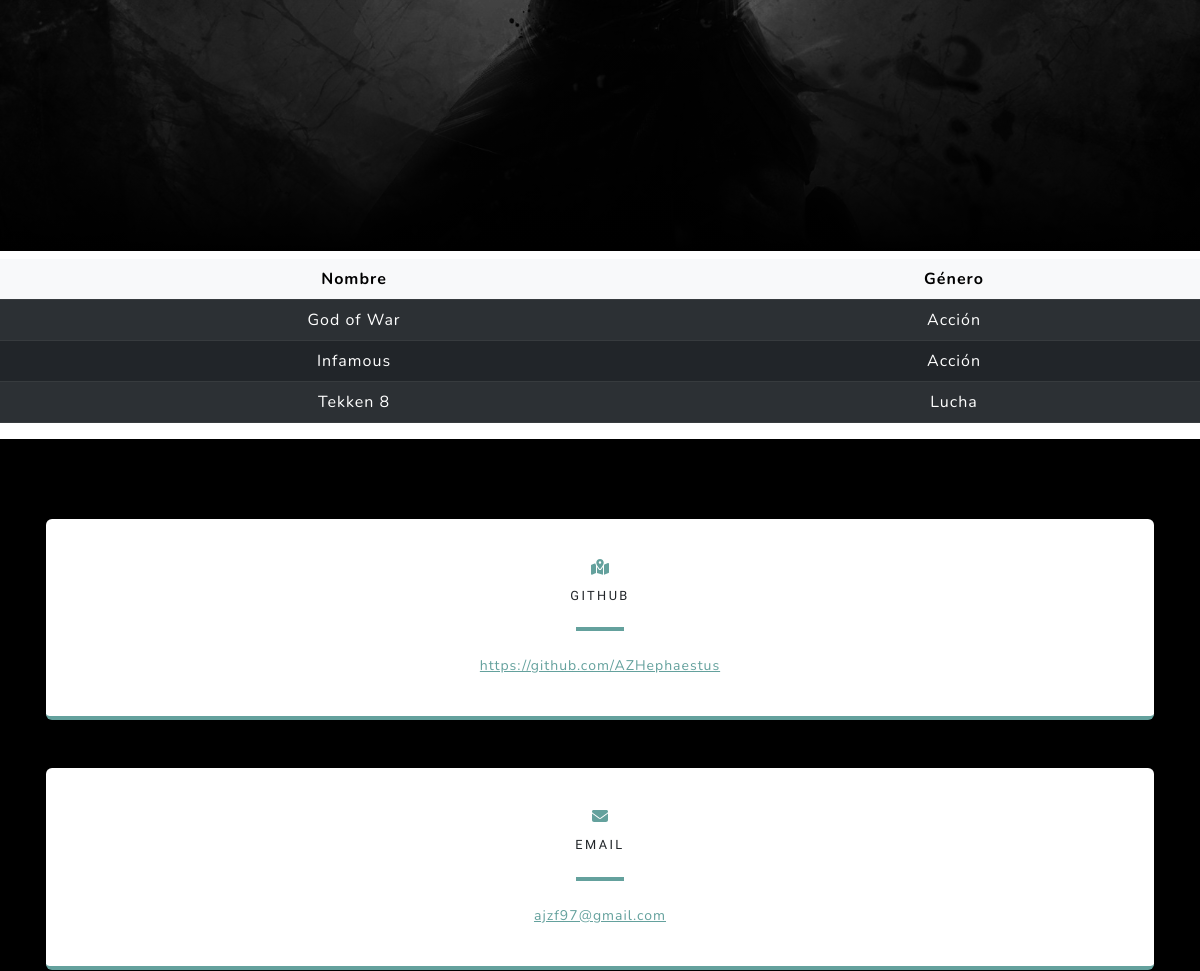
Page /gamebygenre/list (middle part) on the earlier database version.
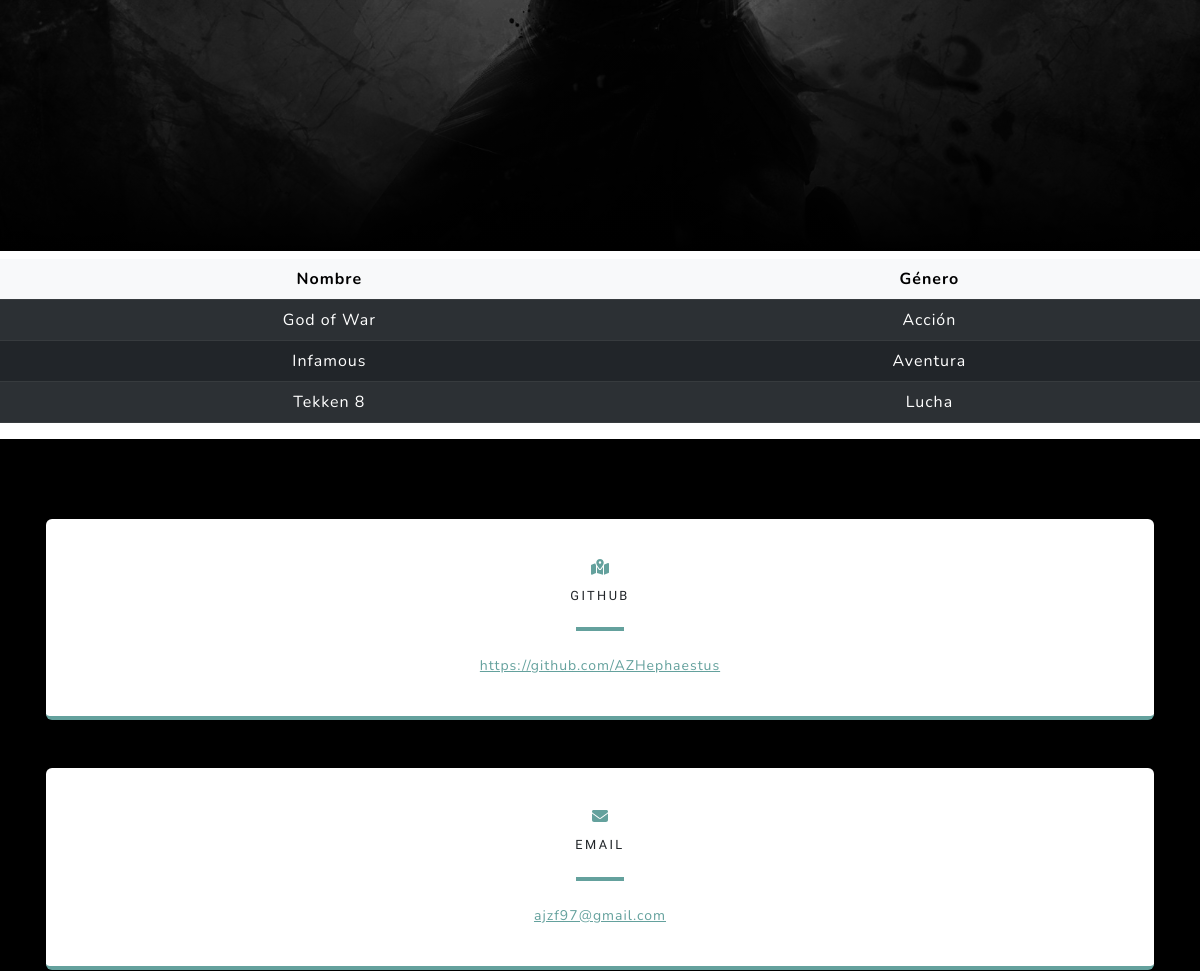
Same page on the later database version.
### GWP/models.py (models this page shows, shortened)
class gamebygenre(models.Model):
    game = models.ForeignKey(game, on_delete = models.CASCADE, verbose_name="Juego")
    genre = models.ForeignKey(gamegenre, on_delete = models.CASCADE, verbose_name="Género")

class game(models.Model):
    nombre = models.CharField(max_length = 100, verbose_name="Nombre")
    precio = models.FloatField(null=True, blank=True, verbose_name="Precio")
    descripcion = models.TextField(max_length = 9999, null=True, blank=True, verbose_name="Descripción")
    def __str__(self) -> str:
        return f"{self.nombre}"

class gamegenre(models.Model):
    genero = models.CharField(max_length = 100, null = True, blank = True, verbose_name="Género")
    def __str__(self) -> str:
        return self.genero

### GWP/views.py (the view)
# urls.py: path('gamebygenre/list', GameByGenreList.as_view(), name= "gamebygenre_list"),
class GameByGenreList(ListView):
    model = gamebygenre

### GWP/Templates/GWP/gamebygenre_list.html (shortened to what this page needs)
{% extends 'GWP/base.html' %}
{% block contenido %}
<table class="table table-dark table-striped row-cols-auto text-md-center">
    <thead>
      <tr>
        <th scope="col" class="text-black text-bg-light">Nombre</th>
        <th scope="col" class="text-black text-bg-light">Género</th>
      </tr>
    </thead>
    <tbody>
        {% for genjuegos in object_list %}
        <tr>
            <td scope="row">{{genjuegos.game}}</td>
            <td>{{genjuegos.genre}}</td>
        </tr>
        {% endfor %}
    </tbody>
  </table>
{% endblock contenido %}

### GWP/Templates/GWP/base.html (shortened to what this page needs)
{% load static %}
<!DOCTYPE html>
<html lang="en">
    <head>
        <link href="{% static 'GWP/css/styles.css' %}" rel="stylesheet" />
    </head>
    <body id="page-top">
        <header class="masthead h2">
            <div class="container px-4 px-lg-5 d-flex h-100 align-items-center justify-content-center">
            </div>
        </header>
        {% block contenido %}
        {% endblock contenido %}
        {% include 'GWP/contact.html' %}
    </body>
</html>

### GWP/Templates/GWP/contact.html (shortened to what this page needs)
 <section class="contact-section bg-black">
    <div class="container px-3 px-lg-3">
        <div class="row gx-5 gx-lg-4">
            <div class="column-gap-sm-4 mb-1 mb-md-5">
                <div class="card py-4 h-100">
                    <div class="card-body px-3 text-center">
                        <i class="fas fa-map-marked-alt text-primary mb-2"></i>
                        <h4 class="text-uppercase m-0">Github</h4>
                        <hr class="my-4 mx-auto" />
                        <div class="small text-black-50"><a href="https://github.com/AZHephaestus">https://github.com/AZHephaestus</a></div>
                    </div>
                </div>
            </div>
            <div class="column-gap-sm-4 mb-1 mb-md-1">
                <div class="card py-4 h-100">
                    <div class="card-body text-center">
                        <i class="fas fa-envelope text-primary mb-2"></i>
                        <h4 class="text-uppercase m-0">Email</h4>
                        <hr class="my-4 mx-auto" />
                        <div class="small text-black-50"><a href="https://gmail.com">ajzf97@gmail.com</a></div>
                    </div>
                </div>
            </div>
    </div>
</section>

Differences in the rows shown:
changed gamebygenre "Infamous": genre "Acción" → "Aventura"
